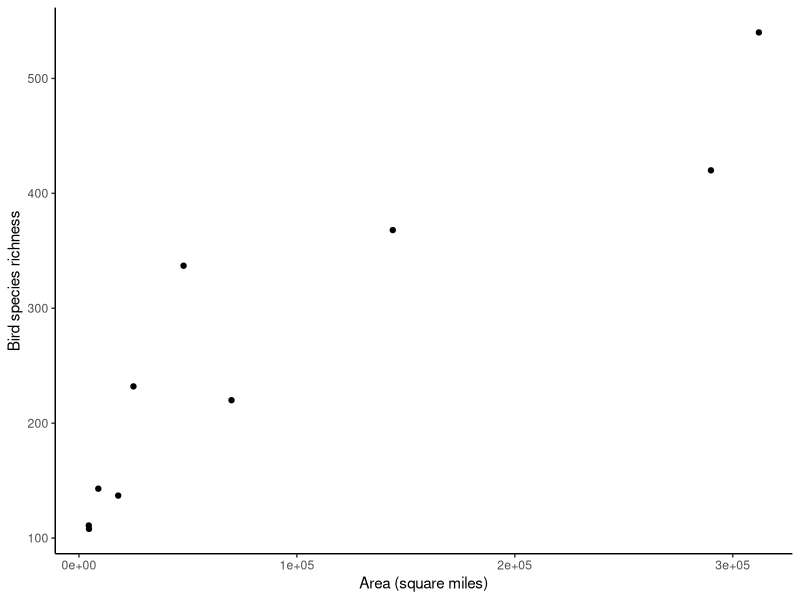
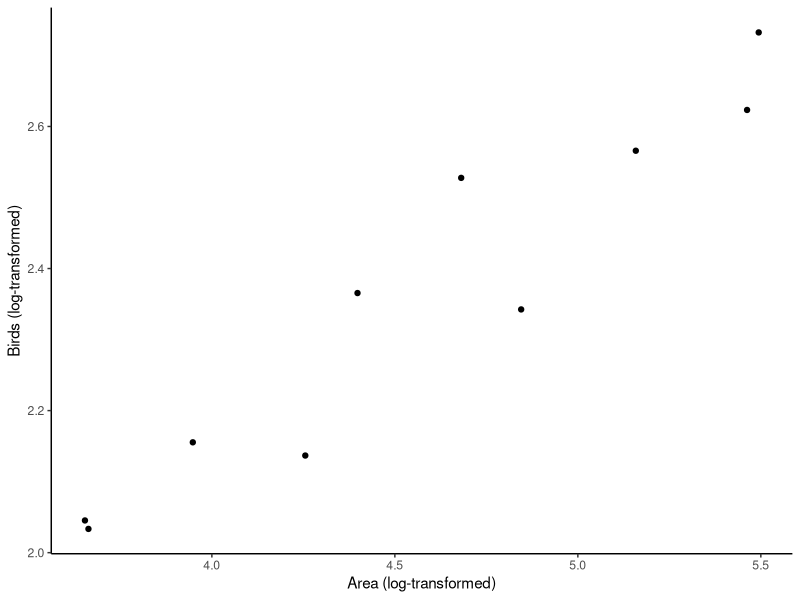
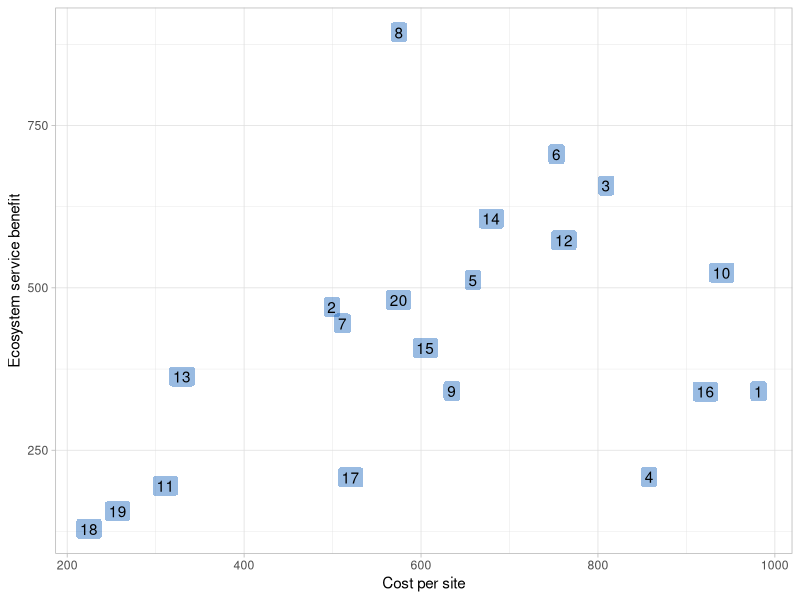
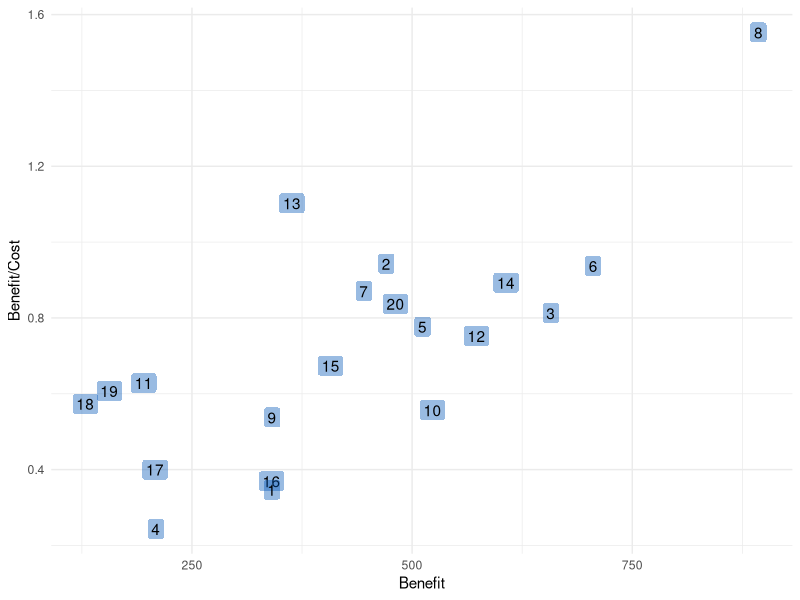

Reproduce these figures in R, in order.
###========================================
### Code for Week 5 R tutorial
###========================================

### Loading packages with helpful functions
library(ggplot2)
library(dplyr)
POMblue <- "#0057B7" # Pomona blue hex code

###========================================
### Code to perform species-area calculations
### in tutorial (Section 1 of document)
###========================================

### Code to create a data table storing the Southeast Asian bird data
seAsiaBirds <- tibble::tibble(areaMi2=c(312000,290000,144000,70000,48000,25000,4500,8870,18000,4600),
                              birds=c(540,420,368,220,337,232,111,143,137,108))

### Display first few rows of the Southeast Asia bird dataset
seAsiaBirds

### Create a plot of bird richness versus island area
p <- ggplot(seAsiaBirds,aes(x=areaMi2, y=birds))
p <- p + geom_point()
p <- p + labs(x="Area (square miles)",y="Bird species richness")
p <- p + theme_classic()
p

###========================================
### Code to log-log transform species-area
### data for the birds of Southeast Asia
###========================================

### Below, we first apply log10 to the columns of our data on SE Asian birds
seAsiaBirds <- seAsiaBirds %>%
  mutate(log10Area = log10(areaMi2), log10Birds = log10(birds))

# Display seAsiaBirds in the console
seAsiaBirds

# Confirm that the log-log transformation linearized our data
p <- ggplot(seAsiaBirds,aes(x = log10Area, y = log10Birds))
p <- p + geom_point()
p <- p + labs(x="Area (log-transformed)",y="Birds (log-transformed)")
p <- p + theme_classic()
p

### Use lm to calculate the values of d and z and store the model in the object speciesAreaModel
speciesAreaModel <- lm(log10Birds ~ log10Area, data=seAsiaBirds)
## See the values estimates for d and z
print("The cofficient names (Intercept) corresponds to d and log10Area to z")
coef(speciesAreaModel)
  ## Store the estimates in the objects d and z
d <- coef(speciesAreaModel)[1] # first item in this two-item vector is the intercept of the straight line fit to our log-log transformed Southeast Asian birds dataset
z <- coef(speciesAreaModel)[2] # second item in the two-item vector is the slope

###========================================
### Estimating species losses from habitat
### loss
###========================================

### We can take the value of z that we calculated in the Southeast Asia
### bird dataset and use that to calculate 1) what proportion of species
### would remain after habitat loss and 2) what number of species would be
### lost after habitat loss.
S_0 = 111 # initially we have 111 species in this example (Palawan)
R = 0.9 # We lose 10% of habitat in this example: (1-R)*100% = 10%
species_proportion_surviving <- R^z
species_lost <- S_0 * (1-R^z)

###========================================
### Refresher on logarithms - what does
### log-transforming data do? (Section 1.1.1)
###========================================

### Recall the log-log species-area relationship:
### log S = log(c A^z) (Equation 1)
### we can confirm that the previous equation is 
### mathematically equivalent to the following one:
### log S = log c + log(A^z) (Eqn. 2)
### which is in turn equal to:
### log S = log c + z log A (Eqn. 3)
### For convenience, we'll call c and z something different:
### c1 and z1
### That way, we don't overwrite the previously calculated values
### for c and z from the Southeast Asia bird dataset

### Let c1 = 5, z1 = 0.28, A = 1000
### We'll calculate both expressions
### and confirm that they are identical
c1 <- 5
z1 <- 0.28
A <- 1000
eqn1 <- log10(c1*A^z1)
eqn1 # value of the first equation
eqn2 <- log10(c1) + log10(A^z1)
eqn2 # value of second equation
eqn3 <- log10(c1) + z1*log10(A)
eqn3 # value of third equation

###========================================
### Prioritizing decisions in conservation
### Section 2 of the tutorial
###========================================

### Creating a simulated conservation dataset
### This simulated data has 20 sites with different
### costs and benefits. These could be 20 habitat patches,
### or some other set of 20 locations where we have to
### decide which sites we would prioritize for
### conservation actions.
set.seed(47) # instantiating random seed to ensure reproducibility
conservationDF <- tibble::tibble(
  site_id = c(1:20), # site ID
  costs = runif(20,min=200,max=1000), # cost of enacting conservation
  value = 1/(1 + exp(-costs/max(costs))) * abs(rlnorm(20,2,0.5)) * 100 # ecosystem benefit of each site
)

conservationDF # display the conservation dataset

### Generate scatterplot for value versus cost
p <- ggplot(conservationDF, aes(x=costs, y=value, label=site_id))
p <- p + geom_label(position=position_dodge2(width=0.8),fill=POMblue,alpha=0.4,label.padding=unit(0.2,"lines"),label.size=0) # plot site labels with commands to avoid overplotting, remove label border
p <- p + labs(x="Cost per site", y="Ecosystem service benefit") # change x- and y-axis labels
p <- p + theme_light() # change background appearance of plot
p

dplyr::arrange(conservationDF, desc(value))[1:4,]
# Alternative:
# View(conservationDF) # then in the viewer pane, you can use the interactive column toggling feature - delete leading pound sign (#) to uncomment and run this code

### Creating a column that stores value per cost for the 20 sites
conservationDF <- conservationDF %>%
  mutate(vpw = value/costs) # value per cost for each site

### View sites ordered by the vpw column
dplyr::arrange(conservationDF, desc(vpw))[1:6,]

### Generate scatterplot
p <- ggplot(conservationDF, aes(x=value, y=vpw, label=site_id)) # conservation value on the x-axis, value per cost on y-axis
p <- p + geom_label(position=position_dodge2(width=0.8),fill=POMblue,alpha=0.4,label.padding=unit(0.2,"lines"),label.size=0) # plot site labels with commands to avoid overplotting, remove border
p <- p + labs(x="Benefit", y="Benefit/Cost") # change x- and y-axis labels
p <- p + theme_minimal() # change background theme
p

## Function to solve for "nearly-optimal" selection of sites
## to maximize biodiversity conservation
  # Don't worry too much about the specifics of this function - just copy it into your R console
  # It will use different rules of thumb to find which sites are (approximately) optimal for conserving
conservation_site_selection <- function(conservationDF, maxcost) {
  knapsack <- data.frame(conservationDF)
  capacity <- maxcost
  
  # 1) Greedy algorithm
  # sort by value per weight
  knapsack <- knapsack[order(knapsack$vpw, decreasing = TRUE),]
  # fill knapsack with all items taken in this sequence
  # and still fitting into the knapsack
  packed_items <- c()
  packed_weight <- 0
  packed_value <- 0
  for (id in 1:nrow(knapsack)) {
    item <- knapsack[id, ]
    left_capacity <- capacity - packed_weight
    # check if next item in the sequence still fits into knapsack
    if (left_capacity > 0 && item$costs <= left_capacity) {
      packed_items <- c(packed_items, item$site_id)
      packed_weight <- packed_weight + item$costs
      packed_value <- packed_value + item$value
    } 
  }
  
  # 2) Addition to "modified greedy"
  # determine most valuable single item fitting into knapsack
  knapsack <- knapsack[order(knapsack$value, decreasing = TRUE),]
  best_single_item <- 0
  best_single_value <- 0
  best_single_weight <- 0
  for (id in 1:nrow(knapsack)) {
    item <- knapsack[id, ]
    # check if next item in the sequence still fits into knapsack
    if (item$costs <= capacity) {
      best_single_item <- item$site_id
      best_single_value <- item$value
      best_single_weight <- item$costs
      break
    } 
  }
  
  # now return best configuration
  if (best_single_value < packed_value) {
    ret_val <- tibble::tibble(Sites=paste(packed_items,collapse=", "),
                              TotalBiodiv=packed_value,
                              TotalCost=packed_weight)
  } else {
    ret_val <- tibble::tibble(Sites=best_single_item,
                              TotalBiodiv=best_single_value,
                              TotalCost=best_single_weight)
  }
  return(ret_val)
}

### Solving for the most optimal set of sites
result <- conservation_site_selection(conservationDF = conservationDF, maxcost=1500)
  # See which sites are selected:
result

###========================================
### Additional exercises 
### Section 3 of the tutorial
###========================================

# Copy the code over from Section 3 of https://charlottehchang.github.io/BIOL104PO/Week5.html
# To run the code in your console
